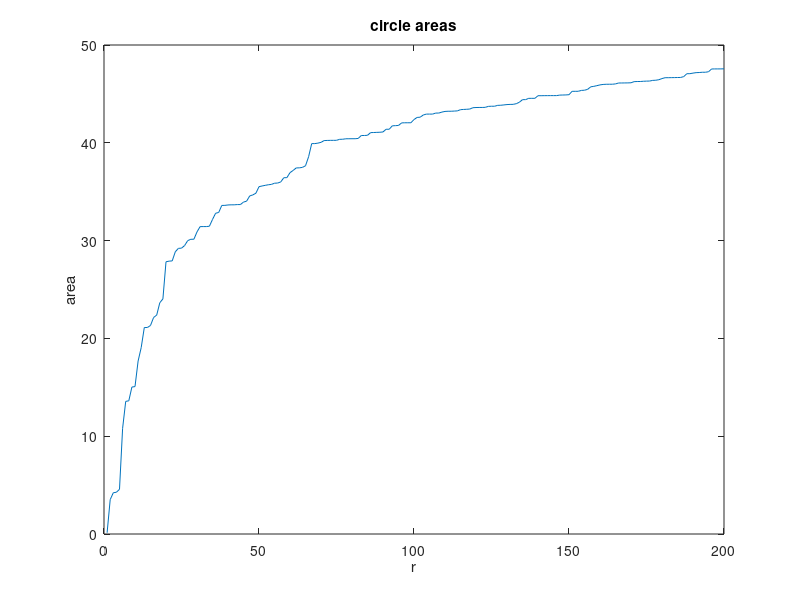

Here is the MATLAB script that generated this plot:

function zad3()
circle_areas = [];
r_max = 2;
n_max = 200;
a = 10;
[circles, index_number, circle_areas] = generate_circles(a, r_max, n_max);
end
function [circles, index_number, circle_areas] = generate_circles(a, r_max, n_max)
    index_number = 196751;
    circles = [];
    circle_areas = [];
    areas = [];
    i = 1;
    while i <= n_max
        isInter = false;
        rs = rand() * r_max;
        X = rand() * (a - 2 * rs) + rs;
        Y = rand() * (a - 2 * rs) + rs;
        for j = 1:size(circles, 2)
            r1 = circles(1, j);
            x1 = circles(2, j);
            y1 = circles(3, j);
            r2 = rs;
            x2 = X;
            y2 = Y;
            dis = sqrt((x2 - x1)^2 + (y2 - y1)^2);
            if dis < r1 + r2
                isInter = true;
                break;
            end
        end
        if ~isInter
            circles = [circles, [rs; X; Y]];
            areas = [areas; pi * rs^2];
            circle_areas = cumsum(areas);
            i = i + 1;
        end
    end
plot_circle_areas(circle_areas);
end
function plot_circle_areas(circle_areas)
plot(circle_areas);
xlabel("r");
ylabel("area");
title("circle areas");


print -dpng zadanie3.png 
end
